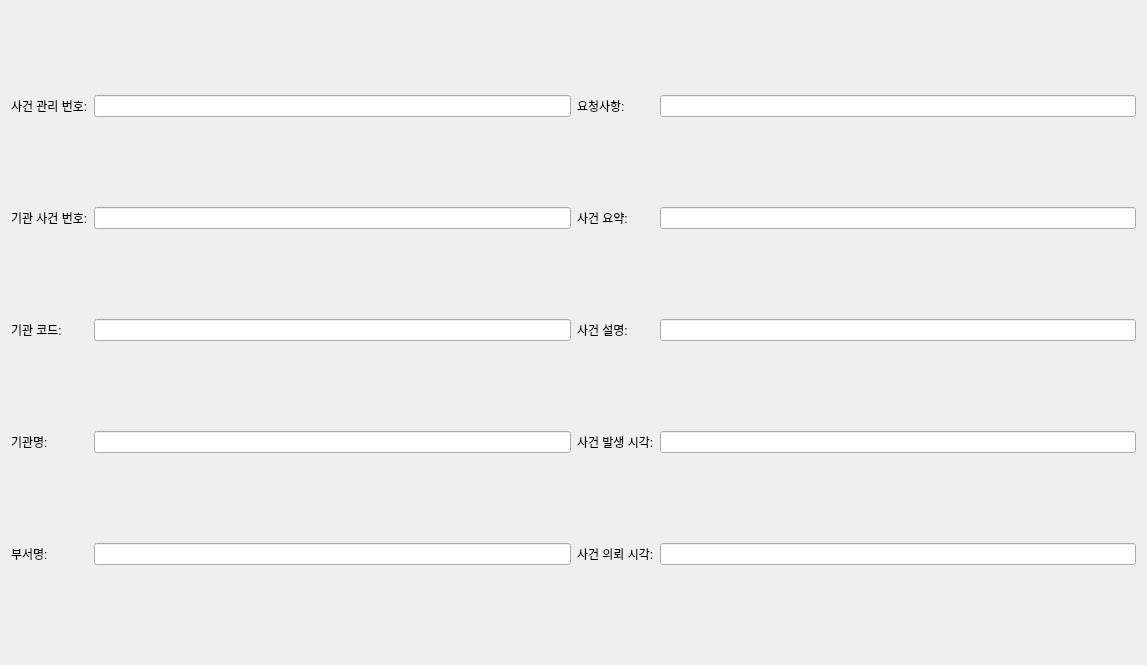
          <widget class="QWidget" name="scrollAreaWidgetContents">
           <property name="geometry">
            <rect>
             <x>0</x>
             <y>0</y>
             <width>1147</width>
             <height>665</height>
            </rect>
           </property>
           <layout class="QGridLayout" name="gridLayout_2">
            <item row="1" column="2">
             <widget class="QLabel" name="case_summary__label">
              <property name="text">
               <string>사건 요약:</string>
              </property>
             </widget>
            </item>
            <item row="0" column="0">
             <widget class="QLabel" name="case_management_id__label">
              <property name="text">
               <string>사건 관리 번호:</string>
              </property>
             </widget>
            </item>
            <item row="0" column="1">
             <widget class="QLineEdit" name="case_management_id__lineEdit"/>
            </item>
            <item row="0" column="3">
             <widget class="QLineEdit" name="contents_of_request__lineEdit"/>
            </item>
            <item row="1" column="0">
             <widget class="QLabel" name="agency_case_no__label">
              <property name="text">
               <string>기관 사건 번호:</string>
              </property>
             </widget>
            </item>
            <item row="0" column="2">
             <widget class="QLabel" name="contents_of_request__label">
              <property name="text">
               <string>요청사항:</string>
              </property>
             </widget>
            </item>
            <item row="2" column="1">
             <widget class="QLineEdit" name="agency_organization_code__lineEdit"/>
            </item>
            <item row="4" column="1">
             <widget class="QLineEdit" name="agency_organization_party_name__lineEdit"/>
            </item>
            <item row="4" column="2">
             <widget class="QLabel" name="ordering_datetime__label">
              <property name="text">
               <string>사건 의뢰 시각:</string>
              </property>
             </widget>
            </item>
            <item row="1" column="1">
             <widget class="QLineEdit" name="agency_case_no__lineEdit"/>
            </item>
            <item row="3" column="2">
             <widget class="QLabel" name="case_datetime__label">
              <property name="text">
               <string>사건 발생 시각:</string>
              </property>
             </widget>
            </item>
            <item row="3" column="1">
             <widget class="QLineEdit" name="agency_organization_name__lineEdit"/>
            </item>
            <item row="4" column="0">
             <widget class="QLabel" name="agency_organization_party_name__label">
              <property name="text">
               <string>부서명:</string>
              </property>
             </widget>
            </item>
            <item row="2" column="0">
             <widget class="QLabel" name="agency_organization_code__label">
              <property name="text">
               <string>기관 코드:</string>
              </property>
             </widget>
            </item>
            <item row="2" column="2">
             <widget class="QLabel" name="case_description__label">
              <property name="text">
               <string>사건 설명:</string>
              </property>
             </widget>
            </item>
            <item row="3" column="0">
             <widget class="QLabel" name="agency_organization_name__labe">
              <property name="text">
               <string>기관명:</string>
              </property>
             </widget>
            </item>
            <item row="1" column="3">
             <widget class="QLineEdit" name="case_summary__lineEdit"/>
            </item>
            <item row="3" column="3">
             <widget class="QLineEdit" name="case_datetime__lineEdit"/>
            </item>
            <item row="4" column="3">
             <widget class="QLineEdit" name="ordering_datetime__lineEdit"/>
            </item>
            <item row="2" column="3">
             <widget class="QLineEdit" name="case_description__lineEdit"/>
            </item>
           </layout>
           <zorder>ordering_datetime__label</zorder>
           <zorder>case_summary__label</zorder>
           <zorder>case_management_id__lineEdit</zorder>
           <zorder>contents_of_request__lineEdit</zorder>
           <zorder>agency_case_no__label</zorder>
           <zorder>contents_of_request__label</zorder>
           <zorder>agency_organization_code__lineEdit</zorder>
           <zorder>agency_organization_party_name__lineEdit</zorder>
           <zorder>agency_case_no__lineEdit</zorder>
           <zorder>case_datetime__label</zorder>
           <zorder>agency_organization_name__lineEdit</zorder>
           <zorder>agency_organization_party_name__label</zorder>
           <zorder>agency_organization_code__label</zorder>
           <zorder>case_description__label</zorder>
           <zorder>agency_organization_name__labe</zorder>
           <zorder>case_summary__lineEdit</zorder>
           <zorder>case_datetime__lineEdit</zorder>
           <zorder>ordering_datetime__lineEdit</zorder>
           <zorder>case_description__lineEdit</zorder>
           <zorder>case_management_id__label</zorder>
          </widget>
